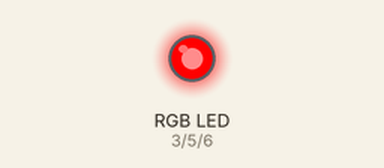
This sketch was run on a simulated Arduino Uno, built with avr-gcc and run on an emulated ATmega328P. Shown: an RGB LED mixed from three pins (HIGH = lit).

Above: at 0.2 s.
At 0.7 s:
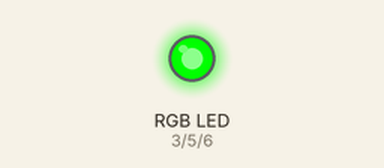
At 2.7 s:
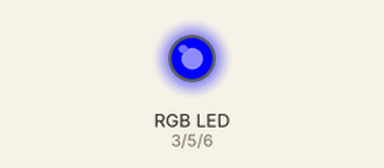
Timing chart, 0 to 3.5 s (numbered marks = the images above):
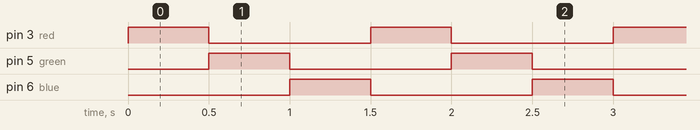

The sketch:

rgb-led.ino
```cpp
#define red 3
#define green 5
#define blue 6

void setup()
{
  pinMode(red, OUTPUT);
  pinMode(green, OUTPUT);
  pinMode(blue, OUTPUT);
}

void loop()
{
  digitalWrite(red, HIGH);
  delay(500);
  digitalWrite(red, LOW);
  digitalWrite(green, HIGH);
  delay(500);
  digitalWrite(green, LOW);
  digitalWrite(blue, HIGH);
  delay(500);
  digitalWrite(blue, LOW);
}
```

Measured:
- by itself, pin 3 (red), pin 5 (green), pin 6 (blue): alternates HIGH for 0.50 s and LOW for 1.0 s
- by itself, everything shown: repeats every 1.5 s, in 4 steps
